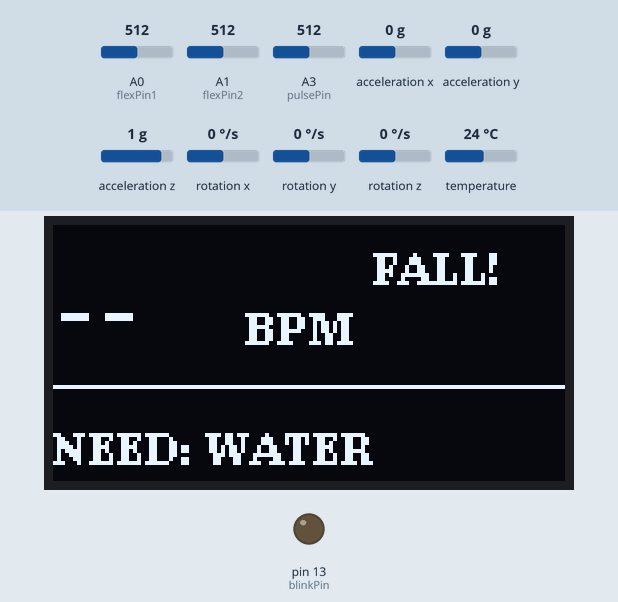
Bench run of a sketch on a simulated Arduino Uno, built with avr-gcc and run on an emulated ATmega328P. Shown: 128×64 one-colour display, output pins drawn as LEDs (lit = HIGH). The inputs (shaded band) are chosen by the test bench; at power-on: acceleration x 0 g, A0 (flexPin1) = 512, A1 (flexPin2) = 512, A3 (pulsePin) = 512, acceleration y 0 g, acceleration z 1 g, rotation x 0 °/s, rotation y 0 °/s, rotation z 0 °/s, temperature 24 °C. Random numbers use the default seed unless the sketch sets one; the audio player accepts every command and is not drawn; what the sketch prints to the serial monitor is not drawn.

Above: at 2.4 s.
2.5 s: acceleration x set to -1.4 g
At 3.9 s:
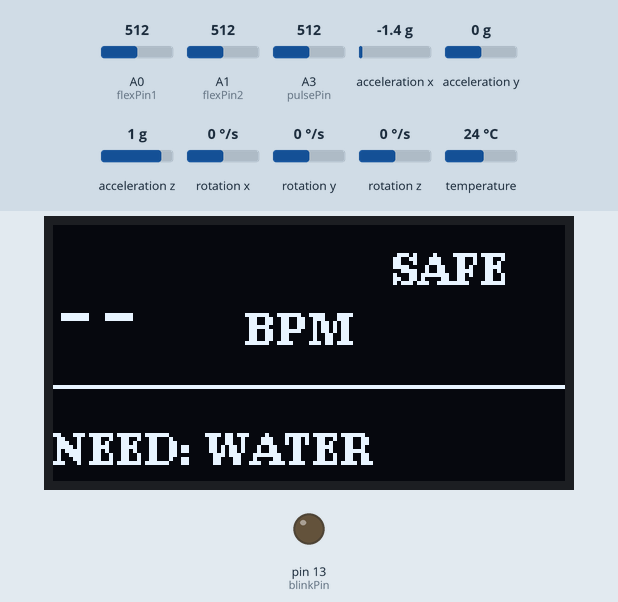
4.4 s: A0 (flexPin1) set to 158
6.8 s: A0 (flexPin1) set to 140
At 8.8 s:
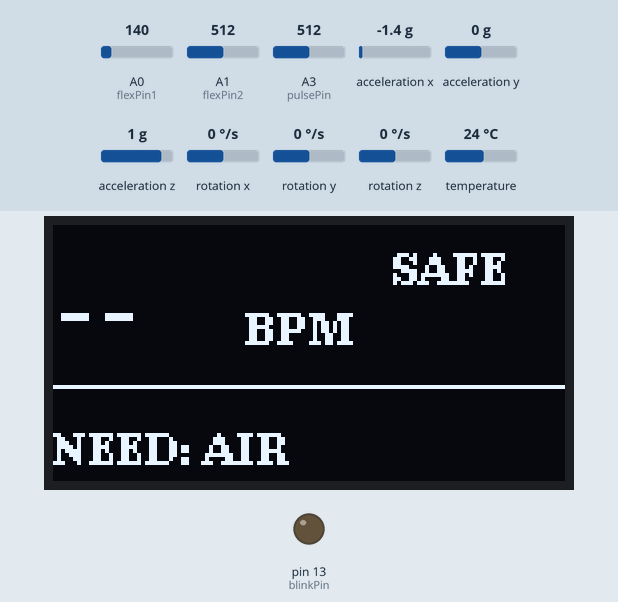
9.8 s: A1 (flexPin2) set to 136
12.2 s: A1 (flexPin2) set to 117
At 14.8 s:
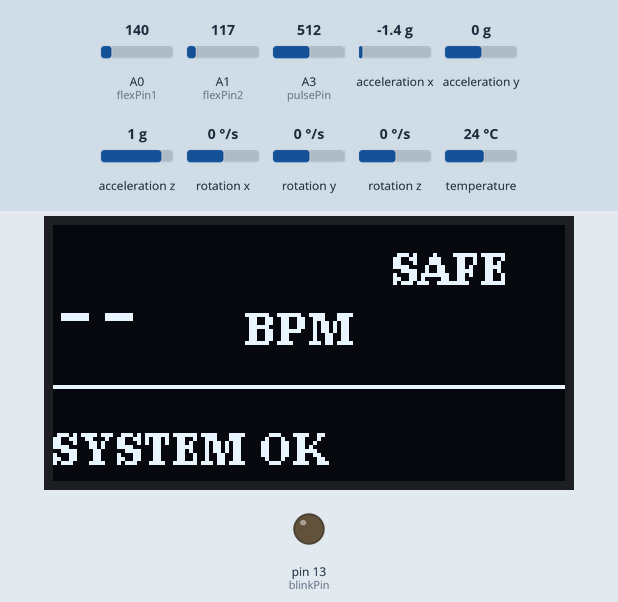
15.1 s: acceleration x set to 0 g
At 17.6 s:
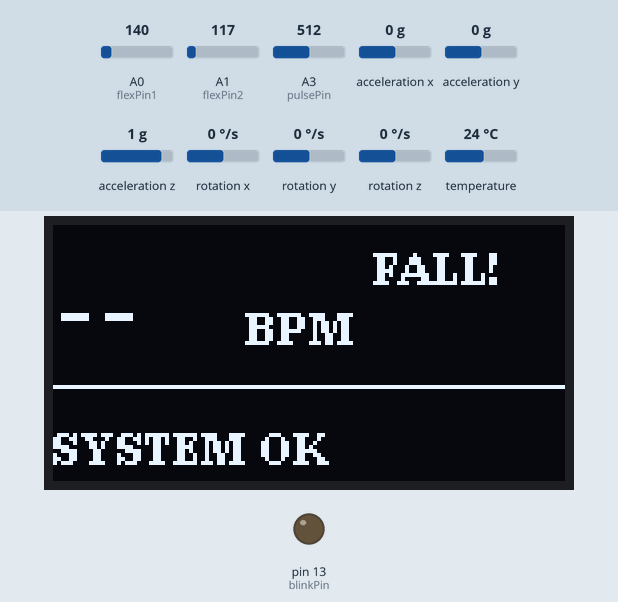
Timing chart, 0 to 18.7 s (numbered marks = the images above; inputs shaded):
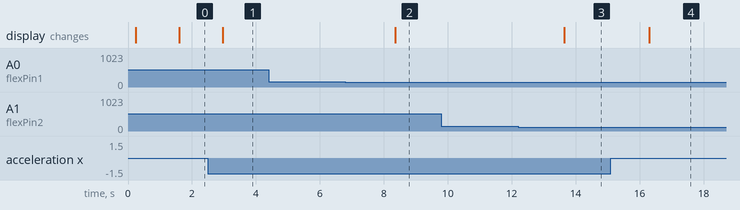

The sketch:

health_monitor_arduino.ino
```cpp
#include <Wire.h>
#include <U8g2lib.h>
#include <Adafruit_MPU6050.h>
#include <Adafruit_Sensor.h>
#include "SoftwareSerial.h"
#include "DFRobotDFPlayerMini.h"

// OLED (UNO SAFE BUFFER - Page Mode saves 75% RAM)
U8G2_SSD1306_128X64_NONAME_1_HW_I2C u8g2(
  U8G2_R0,
  /* reset=*/ U8X8_PIN_NONE
);

Adafruit_MPU6050 mpu;

SoftwareSerial mySoftwareSerial(10, 11);
DFRobotDFPlayerMini myDFPlayer;

// PINS
const int flexPin1 = A0;
const int flexPin2 = A1;
const int pulsePin = A3;
const int blinkPin = 13;

// HEART RATE VARIABLES
volatile int Signal = 0;
int BPM = 0;

// FLEX THRESHOLDS
int flexThresh1 = 150;
int flexThresh2 = 130;

// FALL LIMIT
float fallLimit = 1.00;

// AUDIO TIMER
unsigned long lastAudioTime = 0;
const int audioInterval = 3000;

void setup() {

  // OLED START
  u8g2.begin();

  u8g2.firstPage();
  do {
    u8g2.setFont(u8g2_font_ncenB08_tr);
    u8g2.drawStr(15, 35, "INIT SYSTEM...");
  } while (u8g2.nextPage());

  // SERIAL
  Serial.begin(115200);

  // DFPLAYER SERIAL
  mySoftwareSerial.begin(9600);

  // LED
  pinMode(blinkPin, OUTPUT);

  // RANDOM SEED FOR FAKE BPM
  randomSeed(analogRead(A1));

  delay(500);

  // MPU6050
  if (!mpu.begin()) {
    Serial.println("MPU fail");
  }

  // DFPLAYER
  if (!myDFPlayer.begin(mySoftwareSerial)) {
    Serial.println("DFPlayer fail");
  } else {
    myDFPlayer.volume(30);
  }
}

void loop() {

  // FLEX SENSOR READINGS
  int f1 = analogRead(flexPin1);
  int f2 = analogRead(flexPin2);

  // MPU6050 READINGS
  sensors_event_t a, g, temp;
  mpu.getEvent(&a, &g, &temp);

  // G FORCE
  float rawAcc = sqrt(
                   sq(a.acceleration.x) +
                   sq(a.acceleration.y) +
                   sq(a.acceleration.z)
                 );

  float gForce = rawAcc / 9.81;

  // FALL DETECTION
  int fallStatus = 0;

  if (gForce < fallLimit) {
    fallStatus = 1;
  } else {
    fallStatus = 0;
  }

// =====================================================
// HEART RATE LOGIC
// =====================================================

static unsigned long lastZeroSignalTime = 0;

// READ PULSE SIGNAL
Signal = analogRead(pulsePin);

// IF SIGNAL IS 0 → GENERATE RANDOM BPM
if (Signal <= 0) {

  BPM = random(65, 95);

  // SAVE TIME
  lastZeroSignalTime = millis();

  // LED BLINK
  digitalWrite(blinkPin, HIGH);
  delay(100);

  digitalWrite(blinkPin, LOW);
}

// IF SIGNAL IS NOT 0 FOR MORE THAN 5 SECONDS
if (millis() - lastZeroSignalTime > 5000) {

  BPM = 0;
}

  // =====================================================
  // OLED DISPLAY
  // =====================================================

  u8g2.firstPage();

  do {

    // BIG BPM
    u8g2.setFont(u8g2_font_logisoso18_tr);
    u8g2.setCursor(0, 30);

    if (BPM > 0) {
      u8g2.print(BPM);
    } else {
      u8g2.print("--");
    }

    // BPM TEXT
    u8g2.setFont(u8g2_font_ncenB08_tr);
    u8g2.drawStr(45, 30, " BPM");

    // FALL STATUS
    if (fallStatus == 1) {
      u8g2.drawStr(80, 15, "FALL!");
    } else {
      u8g2.drawStr(85, 15, "SAFE");
    }

    // FLEX STATUS
    u8g2.setCursor(0, 60);

    if (f1 > flexThresh1) {
      u8g2.print("NEED: WATER");
    }
    else if (f2 > flexThresh2) {
      u8g2.print("NEED: AIR");
    }
    else {
      u8g2.print("SYSTEM OK");
    }

    // LINE
    u8g2.drawHLine(0, 40, 128);

  } while (u8g2.nextPage());

  // =====================================================
  // SEND DATA TO ESP8266
  // =====================================================

  // CSV FORMAT:
  // BPM,gForce,fallStatus,f1,f2

  Serial.print(BPM);
  Serial.print(",");

  Serial.print(gForce);
  Serial.print(",");

  Serial.print(fallStatus);
  Serial.print(",");

  Serial.print(f1);
  Serial.print(",");

  Serial.println(f2);

  // =====================================================
  // AUDIO LOGIC
  // =====================================================

  if (millis() - lastAudioTime > audioInterval) {

    if (fallStatus == 1) {

      myDFPlayer.play(3);
      lastAudioTime = millis();

    }
    else if (f1 > flexThresh1) {

      myDFPlayer.play(1);
      lastAudioTime = millis();

    }
    else if (f2 > flexThresh2) {

      myDFPlayer.play(2);
      lastAudioTime = millis();
    }
  }

  delay(1000);
}
```

Measured:
- the behaviour switches between 151 and 150 on A0 (flexPin1) (found by bisection; images 1 and 2)
- the behaviour switches between 131 and 130 on A1 (flexPin2) (found by bisection; images 2 and 3)
- after the input at 2.5 s, the display: changes after 0.46 s (image 1)
- after the input at 4.4 s, every drawn part: stays the same
- after the input at 6.8 s, the display: changes after 1.6 s (image 2)
- after the input at 9.8 s, every drawn part: stays the same
- after the input at 12.2 s, the display: changes after 1.4 s (image 3)
- after the input at 15.1 s, the display: changes after 1.2 s (image 4)
